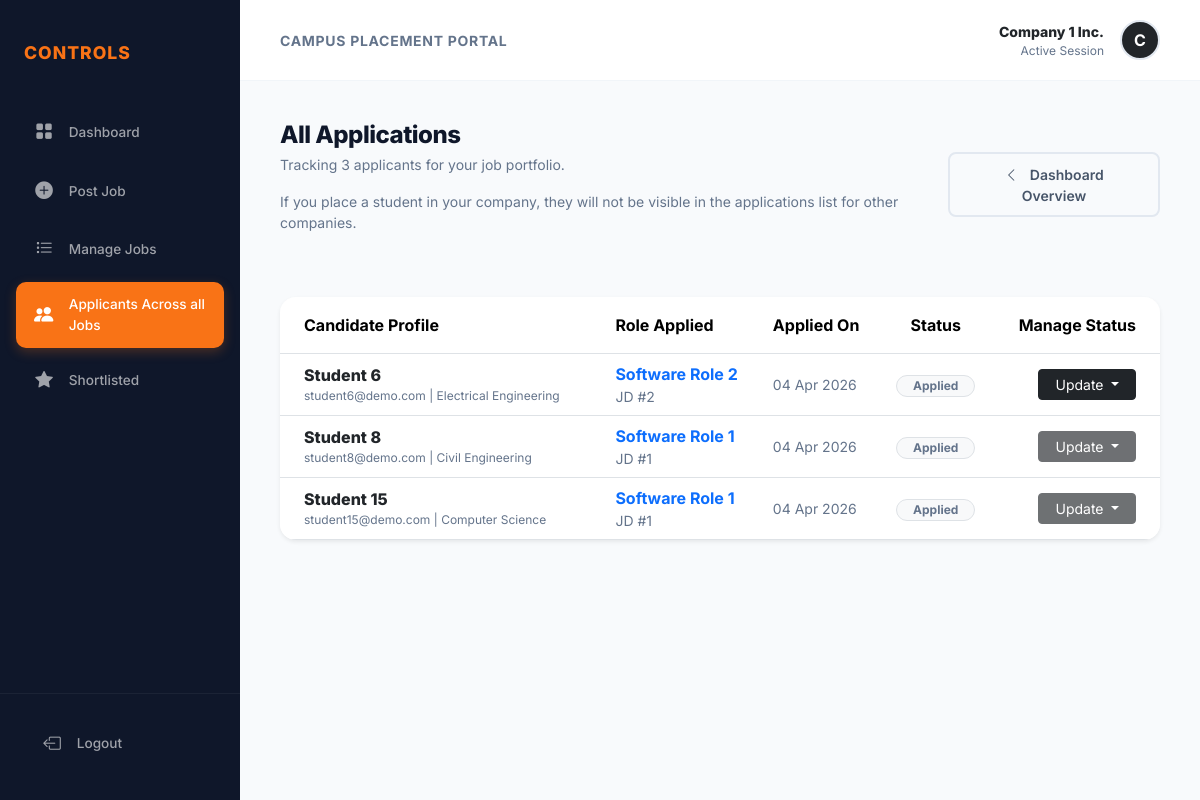
Screenshot of /company/applications/all (signed in) with the database file from the repository.
### models/models.py (models this page shows)
class Application(db.Model):
    id = db.Column(db.Integer, primary_key=True)
    status = db.Column(db.String(50), default="Applied")
    applied = db.Column(db.DateTime, default=db.func.current_timestamp())
    updated = db.Column(db.DateTime, default=db.func.current_timestamp(), onupdate=db.func.current_timestamp())
    student_id = db.Column(db.Integer, db.ForeignKey('student.id'), nullable=False)
    job_id = db.Column(db.Integer, db.ForeignKey('job.id'), nullable=False)
    __table_args__ = (
    db.UniqueConstraint('student_id', 'job_id', name='unique_application'),
)

class Student(db.Model):
    id = db.Column(db.Integer, primary_key=True)
    email=db.Column(db.String(120), unique=True, nullable=False)
    password=db.Column(db.String(200), nullable=False)
    name = db.Column(db.String(120), nullable=False)
    phone = db.Column(db.String(15))
    cgpa = db.Column(db.Float)
    branch = db.Column(db.String(100))
    grad_year = db.Column(db.Integer)
    skills = db.Column(db.Text)
    resume = db.Column(db.String(200))
    created = db.Column(db.DateTime, default=db.func.current_timestamp())
    active = db.Column(db.Boolean, default=True)
    applications = db.relationship('Application', backref='student')

class Job(db.Model):
    id = db.Column(db.Integer, primary_key=True)
    title = db.Column(db.String(100), nullable=False)
    about = db.Column(db.Text)
    salary = db.Column(db.String(20))
    location = db.Column(db.String(100))
    skills = db.Column(db.Text)
    experience = db.Column(db.String(100))
    min_cgpa = db.Column(db.Float)
    deadline = db.Column(db.DateTime, default=db.func.current_timestamp())
    created = db.Column(db.DateTime, default=db.func.current_timestamp())
    status = db.Column(db.String(20), default="Accepting Applications")
    admin_approval = db.Column(db.String(20), default="Pending")
    company_id = db.Column(db.Integer, db.ForeignKey('company.id'), nullable=False)
    applications = db.relationship('Application', backref='job')

### routes/company_portal.py (the view)
@company.route('/company/applications/all')
def view_all_applications():
    access = only_company()
    if access:
        return access
    company_id = session.get("company_id")
    placed_somewhere_else = db.session.query(Application.student_id).filter(Application.status == 'Placed').join(Job).filter(Job.company_id != company_id).subquery()
    applications = Application.query.join(Job).filter(Job.company_id == company_id, Job.admin_approval=="Verified").filter(~Application.student_id.in_(placed_somewhere_else)).all()
    return render_template("/company/applications.html", applications=applications, title="All Applications")

### routes/company_portal.py (called while the page is built)
def only_company():
    if not session.get("company_id"):
        return redirect(url_for("authentication.login"))
    return None

### templates/company/applications.html (shortened to what this page needs)
{% extends "base.html" %}
{% block content %}
<div class="row mb-5">
    <div class="col-12 d-flex justify-content-between align-items-center">
        <div>
            <h2 class="section-title mb-1">{% if title %}{{ title }}{% else %}Job Candidates{% endif %}</h2>
            {% if applications %}
            <p class="text-muted small">Tracking {{ applications|length }} applicants for your job portfolio.</p>
            <p class="text-muted small">If you place a student in your company, they will not be visible in the
                applications list for other companies.</p>
            {% else %}
            <p class="text-muted small">Awaiting new applications</p>
            {% endif %}
        </div>
        <a href="/company/home" class="btn btn-outline-dark btn-sm rounded-3 px-4">
            <i class="bi bi-chevron-left me-2"></i> Dashboard Overview
        </a>
    </div>
</div>
<div class="card border-0 shadow-sm overflow-hidden">
    <div class="table-responsive">
        <table class="table table-hover align-middle mb-0">
            <thead class="bg-light text-muted fw-bold">
                <tr>
                    <th class="ps-4 py-3">Candidate Profile</th>
                    <th class="py-3">Role Applied</th>
                    <th class="py-3">Applied On</th>
                    <th class="py-3 text-center">Status</th>
                    <th class="py-3 text-end pe-4">Manage Status</th>
                </tr>
            </thead>
            <tbody>
                {% if applications %}
                {% for app in applications %}
                <tr class="{% if app.status == 'Offer Accepted' %}table-success-subtle{% endif %}">
                    <td class="ps-4">
                        <div class="fw-800 text-dark">{{ app.student.name }}</div>
                        <div class="text-muted" style="font-size: 0.75rem;">{{ app.student.email }} | {{
                            app.student.branch }}</div>
                    </td>
                    <td>
                        <div class="fw-bold text-primary">{{ app.job.title }}</div>
                        <div class="text-muted small">JD #{{ app.job.id }}</div>
                    </td>
                    <td class="text-muted small">
                        {{ app.applied.strftime('%d %b %Y') }}
                    </td>
                    <td class="text-center">
                        <span
                            class="badge rounded-pill {% if app.status == 'Shortlisted' or app.status == 'Interviewed' %}bg-primary-subtle text-primary{% elif app.status == 'Offer Accepted' %}bg-success-subtle text-success{% elif app.status == 'Rejected' %}bg-danger-subtle text-danger{% else %}bg-light text-muted border{% endif %} px-3">
                            {{ app.status }}
                        </span>
                    </td>
                    <td class="text-end pe-4">
                        <div class="d-flex justify-content-end align-items-center gap-2">
                            <div class="dropdown">
                                <button class="btn btn-sm btn-dark dropdown-toggle px-3" type="button"
                                    data-bs-toggle="dropdown" {% if app.status=='Placed' or app.job.status=='Closed'
                                    %}disabled{% endif %}>
                                    Update
                                </button>
                            </div>
                        </div>
                    </td>
                </tr>
                {% endfor %}
                {% else %}
                <tr>
                    <td colspan="5" class="text-center py-5">
                        <div class="text-muted">No applications received yet. </div>
                    </td>
                </tr>
                {% endif %}
            </tbody>
        </table>
    </div>
</div>
{% endblock %}

### templates/base.html (style rules this page uses)
:root { --primary-color: #f97316; --primary-dark: #ea580c; --sidebar-bg: #0f172a; --bg-color: #f8fafc; --text-color: #1e293b; --border-radius: 16px; --card-shadow: 0 1px 3px 0 rgb(0 0 0 / 0.1), 0 1px 2px -1px rgb(0 0 0 / 0.1); --sidebar-width: 240px; }
body { font-family: 'Inter', sans-serif; background-color: var(--bg-color); color: var(--text-color); margin: 0; display: flex; min-height: 100vh; }
.card { border: none; border-radius: var(--border-radius); box-shadow: var(--card-shadow); transition: transform 0.2s, box-shadow 0.2s; }
.section-title { font-size: 1.5rem; font-weight: 800; color: #0f172a; letter-spacing: -0.5px; margin: 0; }
.btn-outline-dark { border: 2px solid #e2e8f0; border-radius: 10px; padding: 0.6rem 1.5rem; font-weight: 600; color: #475569; }
h1, h2, h3, h4, h5, h6 { color: #0f172a; margin-bottom: 1rem; }
.text-muted { color: #64748b !important; }

### templates/company/applications.html (style rules this page uses)
.fw-800 { font-weight: 800; }

### rows the page displays
Application: student.name "Student 6", student.email "student6@demo.com", student.branch "Electrical Engineering", job "Software Role 2", job.id "2", applied "04 Apr 2026", status "Applied"
Application: student.name "Student 8", student.email "student8@demo.com", student.branch "Civil Engineering", job "Software Role 1", job.id "1", applied "04 Apr 2026", status "Applied"
Application: student.name "Student 15", student.email "student15@demo.com", student.branch "Computer Science", job "Software Role 1", job.id "1", applied "04 Apr 2026", status "Applied"

### other values shown
{{ session.get('company_name', 'Company User') }} "Company 1 Inc."
{{ session.get('company_name', 'C')[0] }} "C"
{{ title }} "All Applications"
{{ applications|length }} "3"
